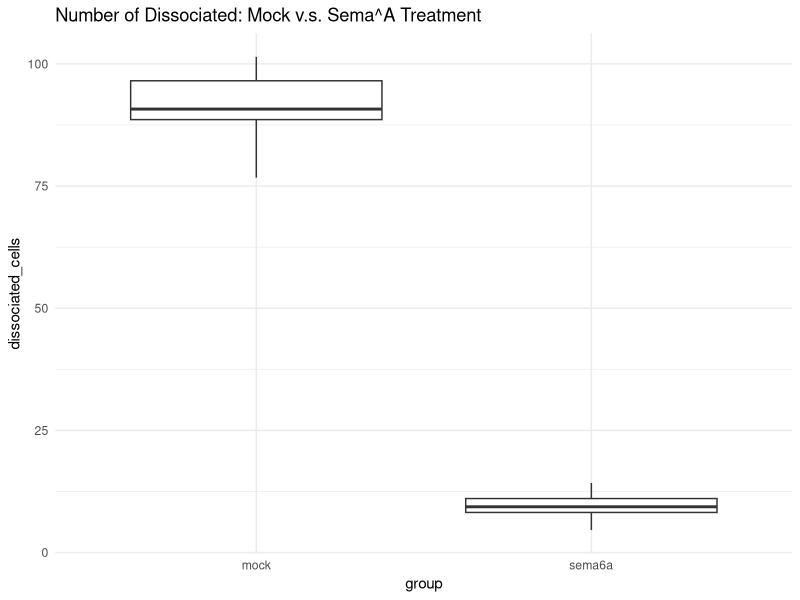

Source code (R):
## ---- chunk 1
knitr::opts_chunk$set(echo = TRUE)
## ---- chunk 2
# Set seed for reproducibility
set.seed(42)

#Parameters for each group
group1_size <- 20 #Mock group size n=20
group2_size <- 20 #Sema6A group n=20

#Define means and variances for each group
group1_mean <- 90 #mock group mean
group1_variance <- 25 #mock group variance
group2_mean <- 10 #sema6a group mean
group2_variance <- 5 #sema6a group variance

#Generate random data for both groups
group1_data <- rnorm(group1_size, mean= group1_mean, sd = sqrt(group1_variance))
group2_data <- rnorm(group2_size, mean = group2_mean, sd = sqrt(group2_variance))

#Combine the data into a single data frame
df <- data.frame(
  dissociated_cells = c(group1_data, group2_data),
  group= rep(c("mock", "sema6a"), times = c(group1_size, group2_size))
)

#View the first few rows of the data
head(df)
## ---- chunk 3
#Perform t-test to compare the means between the two groups
t_test_result <- t.test(dissociated_cells ~ group, data = df)
#Print t-test result
print(t_test_result)
## ---- chunk 4
#Load ggplot2 for visulaization
library(ggplot2)

#Create a boxplot to visualize the data
ggplot(df, aes(x = group, y = dissociated_cells)) +
  geom_boxplot() +
  labs(title= "Number of Dissociated: Mock v.s. Sema^A Treatment") +
  theme_minimal()
## ---- chunk 5
p_values <- numeric(100)

for (i in 1:100) {
  group1_data <- rnorm(group1_size, mean = group1_mean, sd = sqrt(group1_variance))
  group2_data <- rnorm(group2_size, mean = group2_mean, sd = sqrt(group2_variance))
  
  # Combine the data
  df <- data.frame(dissociated_cells = c(group1_data, group2_data),
                   group = rep(c("mock", "sema6A"), times = c(group1_size, group2_size)))
  
  # Perform t-test and save p-value
  t_test_result <- t.test(dissociated_cells ~ group, data = df)
  p_values[i] <- t_test_result$p.value
}
#Calculate proportion of significant values (p<0.05)
significant_results <- mean(p_values < 0.05)
print(paste("Proportion of significant results:", significant_results))
## ---- chunk 6
# Define the sample sizes to explore
sample_sizes <- c(2,5,10, 20, 30, 40)  # For example, n = 10, 20, 30, 40

# Create an empty data frame to store results
results <- data.frame(sample_size = sample_sizes, proportion_significant = numeric(length(sample_sizes)))

# Loop through each sample size and perform the simulation
for (size in sample_sizes) {
  p_values <- numeric(100)  # To store p-values for 100 simulations
  
  for (i in 1:100) {
    # Generate random data for both groups using the current sample size
    group1_data <- rnorm(size, mean = group1_mean, sd = sqrt(group1_variance))
    group2_data <- rnorm(size, mean = group2_mean, sd = sqrt(group2_variance))
    
    # Combine the data into a data frame
    df <- data.frame(dissociated_cells = c(group1_data, group2_data),
                     group = rep(c("mock", "sema6A"), times = c(size, size)))
    
    # Perform t-test and save p-value
    t_test_result <- t.test(dissociated_cells ~ group, data = df)
    p_values[i] <- t_test_result$p.value
  }
  
  # Calculate the proportion of significant results (p < 0.05)
  results$proportion_significant[results$sample_size == size] <- mean(p_values < 0.05)
}

# View the results
print(results)
## ---- chunk 7
# Define the sample sizes (same as before)
sample_size <- 20  # n = 20 for each group

# Define the variances (same as before)
group1_variance <- 25
group2_variance <- 5

# Create an empty data frame to store results
effect_sizes <- seq(80, 5, by = -5)  # Explore effect sizes from 80 down to 5
results <- data.frame(effect_size = effect_sizes, proportion_significant = numeric(length(effect_sizes)))

# Loop through each effect size and perform the simulation
for (effect_size in effect_sizes) {
  p_values <- numeric(100)  # To store p-values for 100 simulations
  
  # Define the new means based on the current effect size
  group1_mean <- 90  # Mock group mean
  group2_mean <- group1_mean - effect_size  # Adjust the Sema6A mean based on the effect size
  
  for (i in 1:100) {
    # Generate random data for both groups using the current sample size
    group1_data <- rnorm(sample_size, mean = group1_mean, sd = sqrt(group1_variance))
    group2_data <- rnorm(sample_size, mean = group2_mean, sd = sqrt(group2_variance))
    
    # Combine the data into a data frame
    df <- data.frame(dissociated_cells = c(group1_data, group2_data),
                     group = rep(c("mock", "sema6A"), times = c(sample_size, sample_size)))
    
    # Perform t-test and save p-value
    t_test_result <- t.test(dissociated_cells ~ group, data = df)
    p_values[i] <- t_test_result$p.value
  }
  
  # Calculate the proportion of significant results (p < 0.05)
  results$proportion_significant[results$effect_size == effect_size] <- mean(p_values < 0.05)
}

# View the results
print(results)
## ---- chunk 8
# Define a sequence of sample sizes to test
sample_sizes <- seq(5, 100, by = 5)  # Test sample sizes from 5 to 100
effect_size <- 80  # The hypothesized effect size (difference between means: 90 - 10)

# Store results: sample size and proportion of significant results
results <- data.frame(sample_size = sample_sizes, proportion_significant = numeric(length(sample_sizes)))

# Parameters
group1_mean <- 90  # Mock group mean
group2_mean <- 10  # Sema6A group mean
group1_variance <- 25  # Mock group variance
group2_variance <- 5  # Sema6A group variance
num_reps <- 10  # Number of repetitions per sample size

# Loop through each sample size and perform the simulation
for (size in sample_sizes) {
  p_values <- numeric(num_reps)  # Store p-values for 10 repetitions
  
  for (rep in 1:num_reps) {
    # Adjust the second group mean based on the effect size
    group2_mean <- group1_mean - effect_size  # Make Sema6A mean based on effect size
    
    # Generate random data for both groups
    group1_data <- rnorm(size, mean = group1_mean, sd = sqrt(group1_variance))
    group2_data <- rnorm(size, mean = group2_mean, sd = sqrt(group2_variance))
    
    # Combine the data into a data frame
    df <- data.frame(dissociated_cells = c(group1_data, group2_data),
                     group = rep(c("mock", "sema6A"), times = c(size, size)))
    
    # Perform t-test and save p-value
    t_test_result <- t.test(dissociated_cells ~ group, data = df)
    p_values[rep] <- t_test_result$p.value
  }
  
  # Calculate the proportion of significant results (p < 0.05)
  results$proportion_significant[results$sample_size == size] <- mean(p_values < 0.05)
}

# Print the results
print(results)

# Find the minimum sample size with a proportion of significant results > 0.80
min_significant_sample_size <- min(results$sample_size[results$proportion_significant >= 0.80])
cat("The minimum sample size needed to detect a statistically significant effect with > 80% power is:", min_significant_sample_size, "\n")
## ---- chunk 9
# Parameters for desired means and variances
mock_mean <- 90
mock_variance <- 25
sema_mean <- 10
sema_variance <- 5
sample_size <- 20  # Sample size for each group
num_reps <- 10  # Number of repetitions

# Function to adjust Gamma distribution parameters based on desired mean and variance
adjust_gamma_params <- function(mean, variance) {
  # For Gamma distribution, variance = shape / rate^2, mean = shape / rate
  rate <- mean / (variance / mean)
  shape <- mean^2 / variance
  return(list(shape = shape, rate = rate))
}

# Adjust parameters for the two groups
mock_gamma_params <- adjust_gamma_params(mock_mean, mock_variance)
sema_gamma_params <- adjust_gamma_params(sema_mean, sema_variance)

# Store p-values from multiple repetitions
p_values_all_reps <- matrix(ncol = num_reps, nrow = 1)

# Loop through repetitions and perform the t-test
for (rep in 1:num_reps) {
  # Generate random data using Gamma distribution for both groups
  group1_data <- rgamma(sample_size, shape = mock_gamma_params$shape, rate = mock_gamma_params$rate)
  group2_data <- rgamma(sample_size, shape = sema_gamma_params$shape, rate = sema_gamma_params$rate)
  
  # Combine data into a data frame
  df <- data.frame(dissociated_cells = c(group1_data, group2_data),
                   group = rep(c("mock", "sema6A"), times = c(sample_size, sample_size)))
  
  # Perform t-test and save p-value
  t_test_result <- t.test(dissociated_cells ~ group, data = df)
  p_values_all_reps[rep] <- t_test_result$p.value
}

# Print all p-values and calculate the proportion of significant results
print(p_values_all_reps)

# Calculate and print the proportion of significant results (p < 0.05)
significant_count <- sum(p_values_all_reps < 0.05)
cat("Proportion of significant results:", significant_count / num_reps, "\n")
